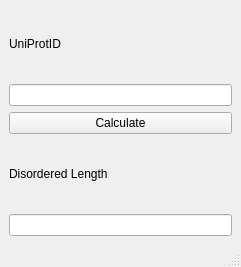
<?xml version="1.0" encoding="UTF-8"?>
<ui version="4.0">
 <class>MainWindow</class>
 <widget class="QMainWindow" name="MainWindow">
  <property name="geometry">
   <rect>
    <x>0</x>
    <y>0</y>
    <width>241</width>
    <height>267</height>
   </rect>
  </property>
  <property name="windowTitle">
   <string>MainWindow</string>
  </property>
  <property name="styleSheet">
   <string notr="true"/>
  </property>
  <widget class="QWidget" name="centralwidget">
   <layout class="QGridLayout" name="gridLayout">
    <item row="0" column="0">
     <widget class="QLabel" name="label">
      <property name="text">
       <string>UniProtID</string>
      </property>
     </widget>
    </item>
    <item row="2" column="0">
     <widget class="QPushButton" name="cal_button">
      <property name="text">
       <string>Calculate</string>
      </property>
     </widget>
    </item>
    <item row="4" column="0">
     <widget class="QLineEdit" name="output"/>
    </item>
    <item row="1" column="0">
     <widget class="QLineEdit" name="input"/>
    </item>
    <item row="3" column="0">
     <widget class="QLabel" name="label_2">
      <property name="text">
       <string>Disordered Length</string>
      </property>
     </widget>
    </item>
   </layout>
  </widget>
  <widget class="QStatusBar" name="statusbar"/>
 </widget>
 <resources/>
 <connections/>
</ui>
